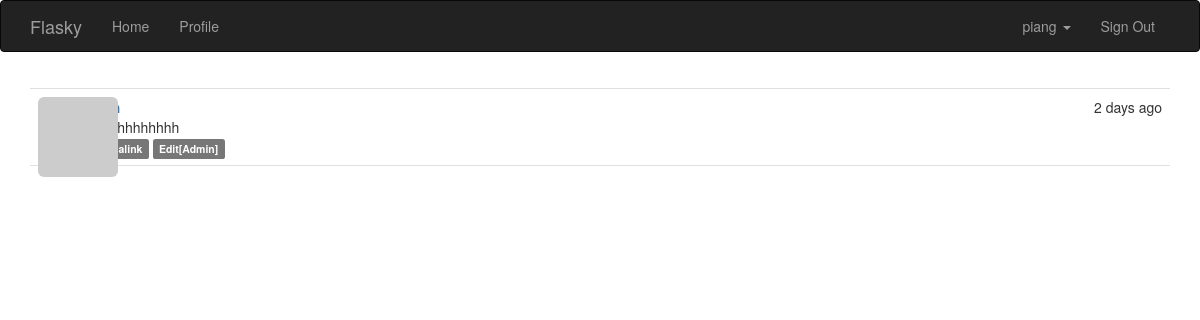
Screenshot of /post/1 (signed in) with the database file from the repository.
### app/models.py (models this page shows, shortened)
class User(UserMixin, db.Model):
    __tablename__ = 'users'
    id = db.Column(db.Integer, primary_key=True)
    email = db.Column(db.String(64), unique=True, index=True)
    username = db.Column(db.String(64), unique=True, index=True)
    role_id = db.Column(db.Integer, db.ForeignKey('roles.id'))
    password_hash = db.Column(db.String(128))
    confirmed = db.Column(db.Boolean, default=False)
    name = db.Column(db.String(64))  # 真实姓名
    location = db.Column(db.String(64))  # 所在地
    about_me = db.Column(db.Text())  # 个人简介
    member_since = db.Column(db.DateTime(), default=datetime.utcnow)
    last_seen = db.Column(db.DateTime(), default=datetime.utcnow)  # 最后访问日期
    avatar_hash = db.Column(db.String(32))
    posts = db.relationship('Post', backref='author', lazy='dynamic')
    @property
    def password(self):
        raise AttributeError('password is not a readable attribute')
    def can(self, permission):
        return self.role.permission and\
            (self.role.permission & permission) == permission
    def is_administrator(self):
        return self.can(Permission.ADMINISTER)
    def ping(self):
        self.last_seen = datetime.utcnow()
        db.session.add(self)
    def gravatar(self, size=100, default='identicon', rating='g'):
        if request.is_secure:
            url = 'https://secure.gravatar.com/avatar'
        else:
            url = 'http://www.gravatar.com/avatar'
        hash = self.avatar_hash or hashlib.md5(
            self.email.encode('utf-8')).hexdigest()
        return '{url}/{hash}?s={size}&d={default}&r={rating}'.format(
            url=url, hash=hash, size=size, default=default, rating=rating)

class Post(db.Model):
    __tablename__ = 'posts'
    id = db.Column(db.Integer, primary_key=True)
    body = db.Column(db.Text)
    body_html = db.Column(db.Text)
    timestamp = db.Column(db.DateTime, index=True, default=datetime.utcnow)
    author_id = db.Column(db.Integer, db.ForeignKey('users.id'))

### app/main/views.py (the view)
@main.route('/post/<int:id>')
def post(id):
    post = Post.query.get_or_404(id)
    return render_template('post.html', posts=[post])

### app/auth/views.py (called while the page is built)
@auth.before_app_request
def before_request():
    if current_user.is_authenticated:
        current_user.ping()
        if not current_user.confirmed\
                and request.endpoint[:5] != 'auth.'\
                and request.endpoint != 'static':
            return redirect(url_for('auth.unconfirmed'))

### app/main/__init__.py (called while the page is built)
@main.app_context_processor
def injict_permissions():
    return dict(Permission=Permission)

### app/models.py (called while the page is built)
@login_manager.user_loader
def load_user(user_id):
    return User.query.get(int(user_id))

### app/templates/post.html (shortened to what this page needs)
{% extends "base.html" %}
{% block page_content %}
{% include '_posts.html' %}
{% endblock %}

### app/templates/base.html (shortened to what this page needs)
{% extends "bootstrap/base.html" %}
{% block head %}
{{ super() }}
<link rel="stylesheet" type="text/css" href="{{ url_for('static',filename='styles.css') }}">
{% endblock %}
{% block navbar %}
<div class="navbar navbar-inverse" role="navigation">
    <div class="container">
        <div class="navbar-header">
            <a class="navbar-brand" href="/">Flasky</a>
        </div>
        <div class="navbar-collapse collapse">
            <ul class="nav navbar-nav">
                <li><a href="/">Home</a></li>
                {% if current_user.is_authenticated %}
                <li><a href="{{url_for('main.user',username=current_user.username)}}">Profile</a></li>
                {% endif %}
            </ul>
            <ul class="nav navbar-nav navbar-right">
                {% if current_user.is_authenticated %}
                    <li class="dropdown">
                        <a href="#" class="dropdown-toggle" data-toggle="dropdown">
                            {{ current_user.username }}
                            <b class="caret"></b>
                        </a>
                            <li><a href="{{ url_for('auth.logout' )}}">Sign Out</a></li>
                        </ul>
                {% else %}
                <li><a href="{{ url_for('auth.login') }}">Sign In</a></li>
                {% endif %}
        </div>
    </div>
</div>
{% endblock %}
{% block content %}
<div class="container">
    {% block page_content %}{% endblock %}
</div>
{% endblock %}

### app/templates/_posts.html (shortened to what this page needs)
<ul class="posts">
    {% for post in posts %}
    <li class="post">
        <div class="post-thumbnail">
            <a href="{{ url_for('.user',username=post.author.username) }}">
                <img class="img-rounded profile-thumbnail" src="{{ post.author.gravatar(size=40) }}">
            </a>
        </div>
        <div class="post-content">
            <div class="post-date">
                {{ moment(post.timestamp).fromNow()}}
            </div>
            <div class="post-author">
                <a href="{{ url_for('.user',username=post.author.username) }}">{{ post.author.username }}</a>
            </div>
            <div class="post-body">
            {% if post.body_html %}
                {{ post.body_html | safe }}
            {% else %}
                {{ post.body }}
            {% endif %}</div>
            <div class="post-footer">
                <a href="{{ url_for('.post',id=post.id) }}">
                    <span class="label label-default">Permalink</span>
                </a>
                {% if current_user == post.author %}
                    <a href="{{ url_for('.edit_post',id=post.id) }}">
                    <span class="label label-default">Edit</span>
                {% elif current_user.is_administrator() %}
                    <a href="{{ url_for('.edit_post',id=post.id) }}">
                    <span class="label label-default">Edit[Admin]</span>
                </a>
                {% endif %}
            </div>
        </div>
    </li>
    {% endfor %}
</ul>

### app/static/styles.css (style rules this page uses)
.profile-thumbnail { position: absolute; }
ul.posts { list-style-type: none; padding: 0px; margin: 16px 0px 0px 0px; border-top: 1px solid #e0e0e0; }
ul.posts li.post { padding: 8px; border-bottom: 1px solid #e0e0e0; }
div.post-date { float: right; }
div.post-author { font-weight: bold; }
div.post-thumbnail { position: absolute; }
div.post-content { margin-left: 48px; min-height: 48px; }

### rows the page displays
User: username "piang"
Post: timestamp "2 days ago", body "hhhhhhhhhhhh"
